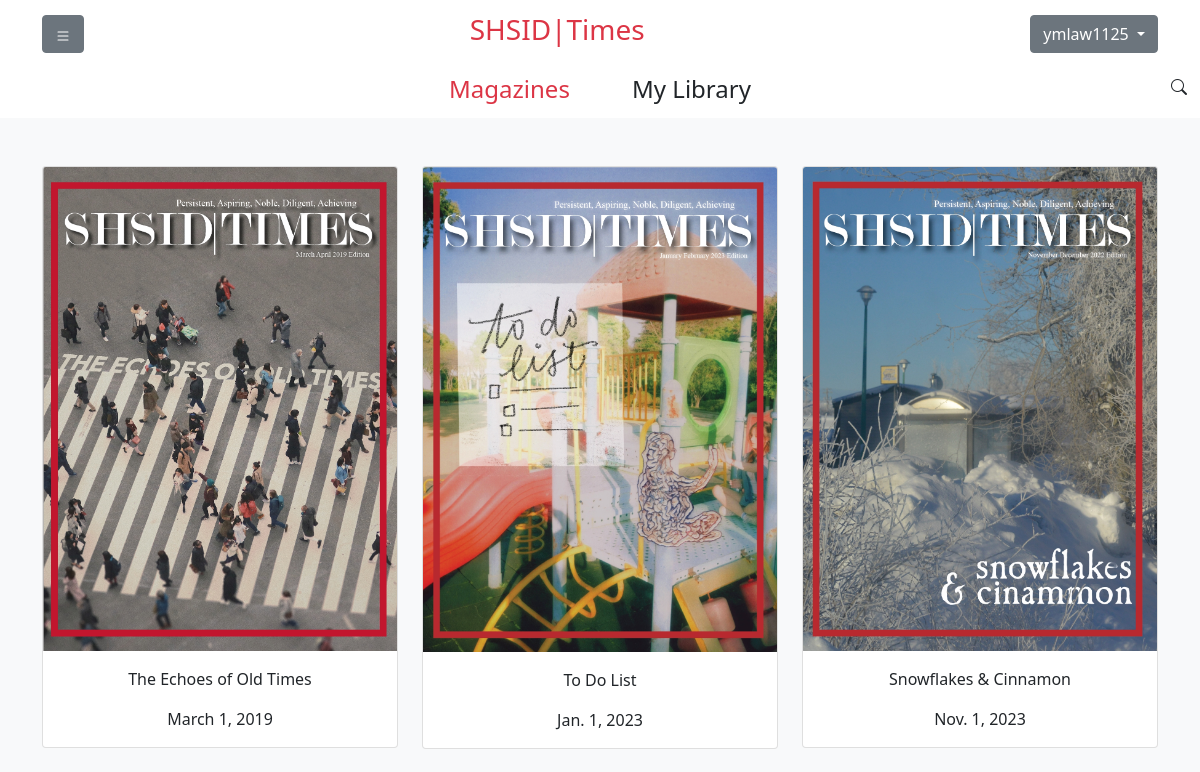
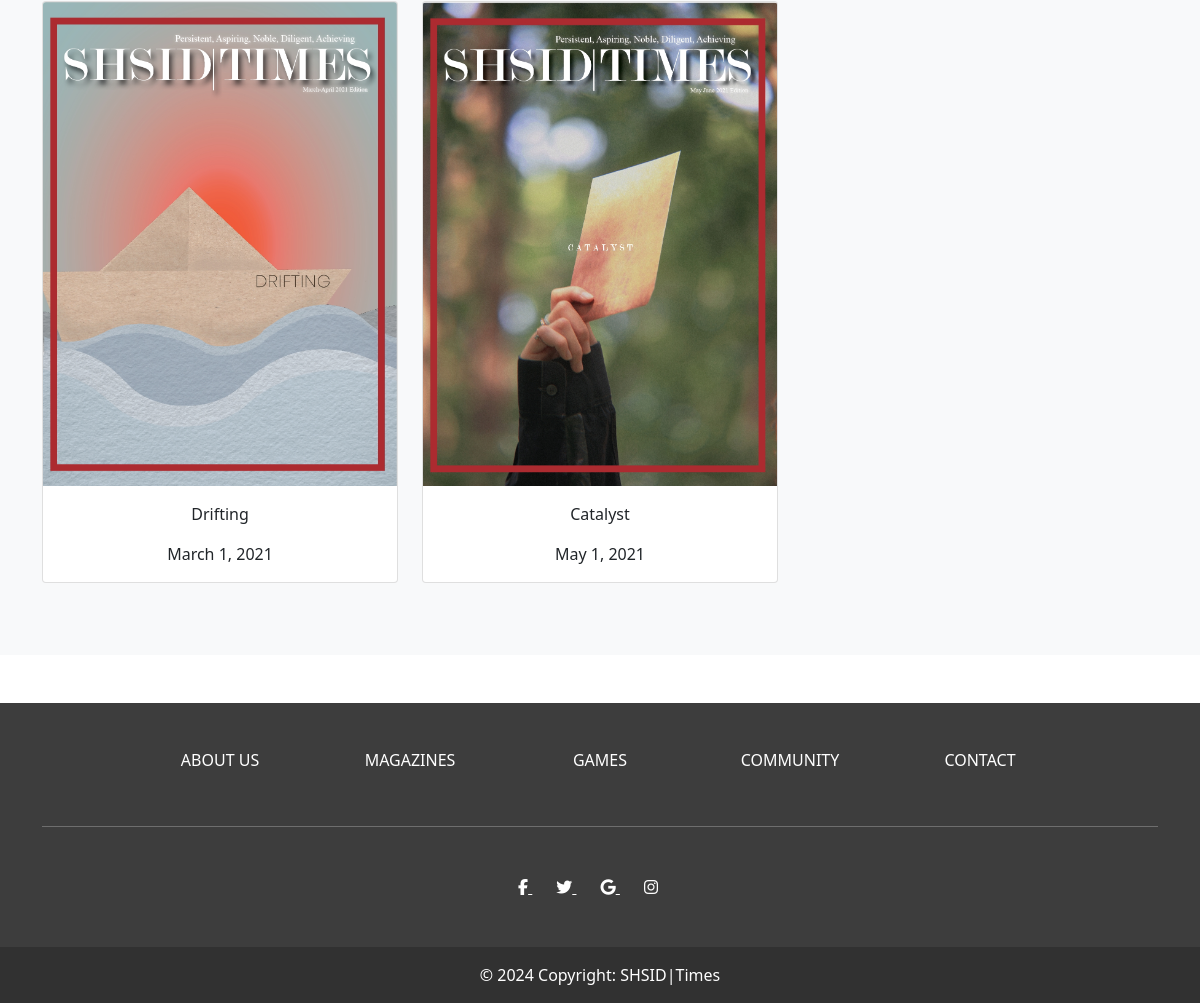
/magazine/ (signed in), run on the app's committed database (2 pictures, top to bottom).
### user/models.py (models this page shows, shortened)
class CustomUser(AbstractUser):
    favorites = models.ManyToManyField(to=Magazine,
                                       related_name='saved_users',
                                       blank=True)
    subscribe = models.BooleanField(default=False)
    objects = CustomUserManager()

### magazines/models.py (models this page shows, shortened)
class Magazine(models.Model):
    title = models.CharField(max_length=100)
    theme = models.CharField(max_length=100, null=True)
    cover = models.ImageField(upload_to='cover/', null=True, blank=True)
    upload_date = models.DateTimeField(null=True)
    document = models.FileField(upload_to='library/')
    img1 = models.ImageField(upload_to="highlight/")
    img2 = models.ImageField(upload_to="highlight/")
    img3 = models.ImageField(upload_to="highlight/")
    t1 = models.CharField(max_length=300, null=True)
    t2 = models.CharField(max_length=300, null=True)
    t3 = models.CharField(max_length=300, null=True)

### magazines/views.py (the view)
# urls.py: path('', views.library, name='library'),
def library(request):
    assert isinstance(request, HttpRequest)
    magazines = Magazine.objects.all()
    return render(
        request,
        'library.html',
        {
            "title": "Library",
            "magazines": magazines,
        }
    )

### templates/library.html (shortened to what this page needs)
{% extends "home_layout.html" %}
{% block header %}
    <link href="{% static 'content/user_lib.css' %}" rel="stylesheet" />
{% endblock %}
{% block content2 %}
    <div class="album py-5 bg-light">
        <div class="container">
          <div class="row">
              {% for magazine in magazines %}
                  <a class="col-md-4 text-decoration-none text-dark" href="{% url 'magazine' magazine.id %}">
                      <div class="card mb-4 box-shadow">
                        <img class="card-img-top" style="width: 100%; display: block;" src="/media/{{ magazine.cover }}" data-holder-rendered="true">
                        <div class="card-body">
                          <p class="card-text text-center">{{ magazine.title}}</p>
                            <p class="card-text text-center">{{ magazine.upload_date.date}}</p>
                        </div>
                      </div>
                    </a>
              {% endfor %}
          </div>
        </div>
      </div>
{% endblock %}

### templates/layout.html (shortened to what this page needs)
<!DOCTYPE html>
<html lang="en">
<head>
    <link href="https://cdn.jsdelivr.net/npm/bootstrap@5.0.2/dist/css/bootstrap.min.css" rel="stylesheet">
    <link rel="stylesheet" href="https://cdn.jsdelivr.net/npm/bootstrap-icons@1.3.0/font/bootstrap-icons.css">
    <link rel="stylesheet" href="{% static 'content/layout.css' %}">
  {% block header %}{% endblock %}
</head>
<body>
<nav class="navbar navbar-expand-lg navbar-light">
    <div class="container">
        <div class="dropdown">
            <button class="btn btn-secondary" type="button" id="dropdownMenuButton1" data-bs-toggle="dropdown" aria-expanded="false">
            </button>
        </div>
        <a class="navbar-brand mx-auto" href="/"><h3 class="text-danger">SHSID|Times</h3></a>
        {% if user.is_authenticated %}
            <div class="dropdown">
                <button class="btn btn-secondary dropdown-toggle" type="button" id="dropdownMenuButton1" data-bs-toggle="dropdown" aria-expanded="false">
                    {{ user.username}}
                </button>
            </div>
        {% endif %}
    </div>
</nav>
{% block content %}{% endblock %}
<footer class="text-center text-white" style="background-color: rgb(61,61,61)">
    <div class="container">
      <div class="mt-5">
        <div class="row text-center d-flex justify-content-center pt-5">
          <div class="col-md-2">
            <h6 class="text-uppercase font-weight-bold">
              <a href="/about/" class="text-white text-decoration-none">About us</a>
            </h6>
          </div>
          <div class="col-md-2">
            <h6 class="text-uppercase font-weight-bold">
              <a href="/magazine/" class="text-white text-decoration-none">Magazines</a>
            </h6>
          </div>
          <div class="col-md-2">
            <h6 class="text-uppercase font-weight-bold">
              <a href="/games/" class="text-white text-decoration-none">Games</a>
            </h6>
          </div>
          <div class="col-md-2">
            <h6 class="text-uppercase font-weight-bold">
              <a href="/community/" class="text-white text-decoration-none">Community</a>
            </h6>
          </div>
          <div class="col-md-2">
            <h6 class="text-uppercase font-weight-bold">
              <a href="/contact/" class="text-white text-decoration-none">Contact</a>
            </h6>
          </div>
        </div>
      </div>
      <hr class="my-5" />
      <div class="text-center mb-5">
        <a href="" class="text-white me-4">
          <i class="fab fa-facebook-f"></i>
        </a>
        <a href="" class="text-white me-4">
          <i class="fab fa-twitter"></i>
        </a>
        <a href="" class="text-white me-4">
          <i class="fab fa-google"></i>
        </a>
        <a href="" class="text-white me-4">
          <i class="fab fa-instagram"></i>
        </a>
      </div>
    </div>
    <div
         class="text-center p-3"
         style="background-color: rgba(0, 0, 0, 0.2)"
         >
      &copy 2024 Copyright:
      <a class="text-white text-decoration-none" href="/">SHSID|Times</a>
    </div>
  </footer>
</body>
</html>

### data on the page
CustomUser: username "ymlaw1125"
Magazine: cover (picture), title "The Echoes of Old Times", upload_date "March 1, 2019"
Magazine: cover (picture), title "To Do List", upload_date "Jan. 1, 2023"
Magazine: cover (picture), title "Snowflakes & Cinnamon", upload_date "Nov. 1, 2023"
Magazine: cover (picture), title "Drifting", upload_date "March 1, 2021"
Magazine: cover (picture), title "Catalyst", upload_date "May 1, 2021"
